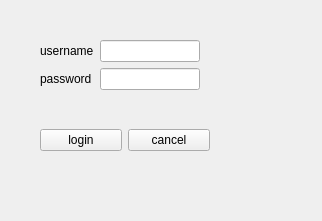
<?xml version="1.0" encoding="UTF-8"?>
<ui version="4.0">
 <class>Widget</class>
 <widget class="QWidget" name="Widget">
  <property name="geometry">
   <rect>
    <x>0</x>
    <y>0</y>
    <width>322</width>
    <height>221</height>
   </rect>
  </property>
  <property name="windowTitle">
   <string>login</string>
  </property>
  <widget class="QWidget" name="formLayoutWidget">
   <property name="geometry">
    <rect>
     <x>40</x>
     <y>40</y>
     <width>160</width>
     <height>61</height>
    </rect>
   </property>
   <layout class="QFormLayout" name="formLayout">
    <item row="0" column="0">
     <widget class="QLabel" name="username_label">
      <property name="text">
       <string>username</string>
      </property>
     </widget>
    </item>
    <item row="0" column="1">
     <widget class="QLineEdit" name="username_box"/>
    </item>
    <item row="1" column="0">
     <widget class="QLabel" name="pwd_label">
      <property name="text">
       <string>password</string>
      </property>
     </widget>
    </item>
    <item row="1" column="1">
     <widget class="QLineEdit" name="pwd_box"/>
    </item>
   </layout>
  </widget>
  <widget class="QWidget" name="horizontalLayoutWidget">
   <property name="geometry">
    <rect>
     <x>40</x>
     <y>120</y>
     <width>170</width>
     <height>41</height>
    </rect>
   </property>
   <layout class="QHBoxLayout" name="horizontalLayout">
    <item>
     <widget class="QPushButton" name="pushButton_2">
      <property name="text">
       <string>login</string>
      </property>
     </widget>
    </item>
    <item>
     <widget class="QPushButton" name="login_button">
      <property name="text">
       <string>cancel</string>
      </property>
     </widget>
    </item>
   </layout>
  </widget>
 </widget>
 <resources/>
 <connections/>
</ui>
